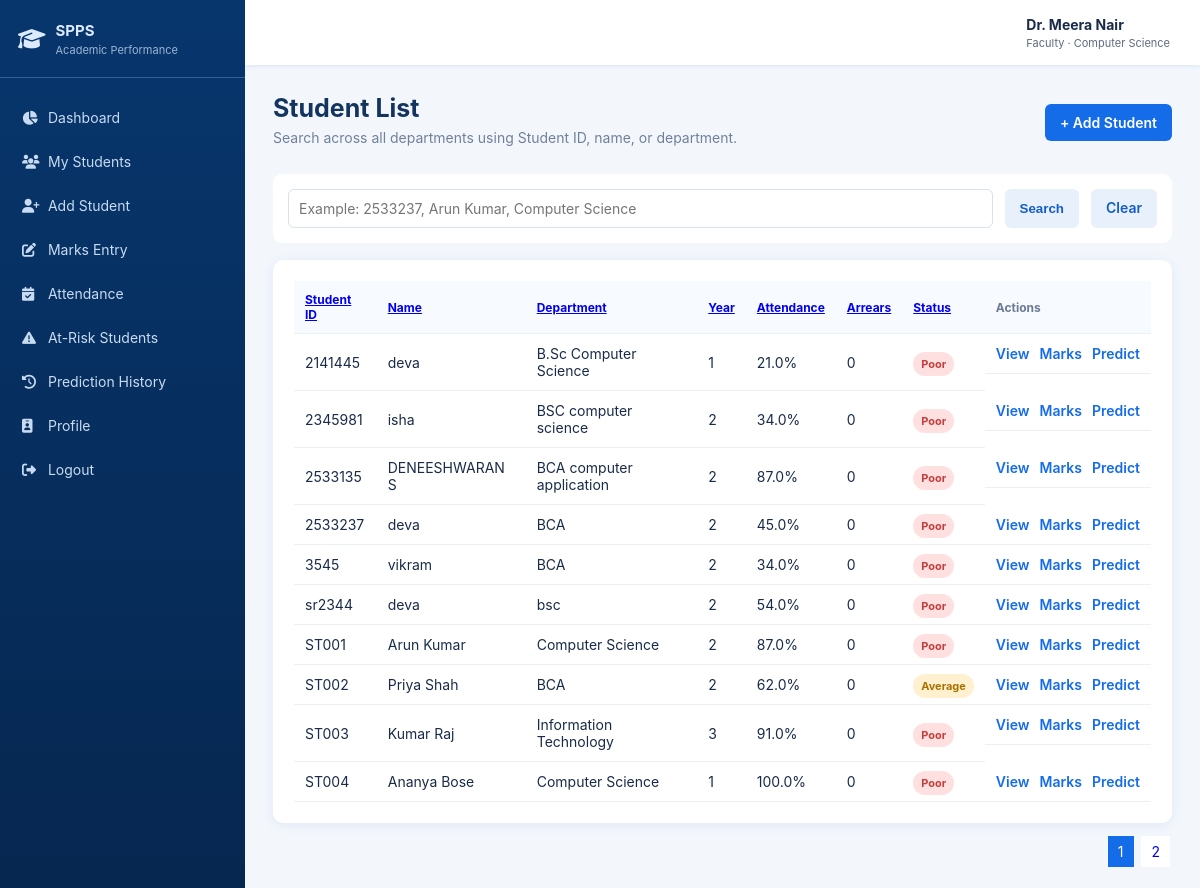
The app's page /students (signed in) with its own data.
### models.py (models this page shows, shortened)
class User(db.Model):
    id = db.Column(db.Integer, primary_key=True)
    username = db.Column(db.String(80), nullable=False, unique=True)
    email = db.Column(db.String(120), nullable=False, unique=True)
    password_hash = db.Column(db.String(255), nullable=False)
    role = db.Column(db.String(30), nullable=False, default='faculty')
    department = db.Column(db.String(80))
    phone = db.Column(db.String(20))
    status = db.Column(db.String(20), default='active')
    password_change_required = db.Column(db.Boolean, default=False)
    otp_hash = db.Column(db.String(255))
    otp_expires_at = db.Column(db.DateTime)
    created_at = db.Column(db.DateTime, default=datetime.utcnow)
    faculty = db.relationship('Faculty', backref='user', uselist=False, cascade='all, delete-orphan')

class Faculty(db.Model):
    id = db.Column(db.Integer, primary_key=True)
    user_id = db.Column(db.Integer, db.ForeignKey('user.id'), unique=True, nullable=False)
    faculty_id = db.Column(db.String(30), unique=True, nullable=False)
    name = db.Column(db.String(100), nullable=False)
    department = db.Column(db.String(80), nullable=False)

class Student(db.Model):
    id = db.Column(db.Integer, primary_key=True)
    student_id = db.Column(db.String(30), nullable=False, unique=True)
    name = db.Column(db.String(120), nullable=False)
    gender = db.Column(db.String(20))
    date_of_birth = db.Column(db.Date)
    department = db.Column(db.String(80), nullable=False)
    year = db.Column(db.Integer, nullable=False)
    semester = db.Column(db.Integer, nullable=False)
    email = db.Column(db.String(120))
    phone = db.Column(db.String(25))
    address = db.Column(db.Text)
    discipline = db.Column(db.String(20), default='Good')
    arrears = db.Column(db.Integer, default=0, nullable=False)
    attendance = db.Column(db.Float, default=0)
    previous_gpa = db.Column(db.Float, default=0)
    assignment_score = db.Column(db.Float, default=0)
    internal_mark = db.Column(db.Float, default=0)
    study_hours = db.Column(db.Float, default=0)
    previous_semester_mark = db.Column(db.Float, default=0)
    practical_mark = db.Column(db.Float, default=0)
    participation_score = db.Column(db.Float, default=0)
    backlogs = db.Column(db.Integer, default=0)
    assigned_faculty_id = db.Column(db.Integer, db.ForeignKey('faculty.id'))
    created_at = db.Column(db.DateTime, default=datetime.utcnow)
    updated_at = db.Column(db.DateTime, default=datetime.utcnow, onupdate=datetime.utcnow)
    predictions = db.relationship('Prediction', backref='student', lazy=True, cascade='all, delete-orphan')
    mark_records = db.relationship('MarkRecord', backref='student', lazy=True, cascade='all, delete-orphan')
    attendance_records = db.relationship('AttendanceRecord', backref='student', lazy=True, cascade='all, delete-orphan')

class MarkRecord(db.Model):
    id = db.Column(db.Integer, primary_key=True)
    student_id = db.Column(db.Integer, db.ForeignKey('student.id'), nullable=False)
    course_id = db.Column(db.Integer, db.ForeignKey('course.id'))
    subject_name = db.Column(db.String(120))
    subject_code = db.Column(db.String(30))
    assessment = db.Column(db.String(60), nullable=False)
    score = db.Column(db.Float, nullable=False)
    maximum_score = db.Column(db.Float, nullable=False, default=100)
    pass_mark = db.Column(db.Float, nullable=False, default=35)
    discipline = db.Column(db.String(20), default='Good')
    recorded_by = db.Column(db.Integer, db.ForeignKey('user.id'), nullable=False)
    created_at = db.Column(db.DateTime, default=datetime.utcnow)
    course = db.relationship('Course', backref='marks')
    @property
    def percentage(self):
        return round((self.score / self.maximum_score) * 100, 2) if self.maximum_score else 0

### app.py (the view)
@app.route('/students')
@guard('admin', 'faculty')
def students():
    q = scoped_students()
    search = request.args.get('q', '').strip()
    sort = request.args.get('sort', 'student_id')
    direction = request.args.get('direction', 'asc')
    if search:
        q = q.filter(
            (Student.student_id.ilike(f'%{search}%')) |
            (Student.name.ilike(f'%{search}%')) |
            (Student.department.ilike(f'%{search}%'))
        )
    rows = q.all()
    sort_map = {
        'student_id': lambda s: s.student_id.lower(),
        'name': lambda s: s.name.lower(),
        'department': lambda s: s.department.lower(),
        'year': lambda s: s.year,
        'attendance': lambda s: s.attendance,
        'status': lambda s: performance_percent(s),
        'arrears': lambda s: s.arrears,
    }
    rows.sort(key=sort_map.get(sort, sort_map['student_id']), reverse=(direction == 'desc'))
    page = max(int(request.args.get('page', 1)), 1)
    per_page = 10
    pages = max(1, (len(rows) + per_page - 1) // per_page)
    page = min(page, pages)
    return render_template(
        'students.html',
        students=rows[(page - 1) * per_page:page * per_page],
        page=page, pages=pages,
        status_label=status_label, performance_percent=performance_percent
    )

### app.py (called while the page is built)
def performance_percent(student):
    records = MarkRecord.query.filter_by(student_id=student.id).all()
    if not records:
        return 0.0
    return round(sum(r.percentage for r in records) / len(records), 1)

def performance_category(percent):
    thresholds = app.config['PERFORMANCE_THRESHOLDS']
    if percent >= thresholds['good']:
        return 'Excellent'
    if percent >= thresholds['average']:
        return 'Good'
    if percent >= thresholds['poor']:
        return 'Average'
    return 'Poor'

def status_label(student):
    return performance_category(performance_percent(student))

def current_user():
    return db.session.get(User, session.get('user_id')) if session.get('user_id') else None

def guard(*roles):
    def deco(fn):
        from functools import wraps
        @wraps(fn)
        def wrapped(*args, **kwargs):
            u = current_user()
            if not u:
                return redirect(url_for('login'))
            if roles and u.role not in roles:
                abort(403)
            return fn(*args, **kwargs)
        return wrapped
    return deco

def scoped_students():
    return Student.query

@app.before_request
def csrf_protection():
    if request.method == 'POST' and request.form.get('_csrf_token') != session.get('_csrf_token'):
        abort(403)

@app.context_processor
def inject():
    if '_csrf_token' not in session:
        session['_csrf_token'] = secrets.token_urlsafe(32)
    return {
        'user': current_user(),
        'now': datetime.now(),
        'csrf_token': session['_csrf_token'],
        'assessment_defaults': app.config['ASSESSMENT_DEFAULTS'],
        'config': app.config,
    }

### templates/students.html (shortened to what this page needs)
{% extends 'base.html' %}
{% block content %}
<div class="page-head">
  <div><h1>Student List</h1><p>Search across all departments using Student ID, name, or department.</p></div>
  <a class="primary" href="{{url_for('student_form')}}">+ Add Student</a>
</div>
<form class="filters" method="get">
  <input name="q" value="{{request.args.get('q','')}}" placeholder="Example: 2533237, Arun Kumar, Computer Science">
  <button>Search</button>
  <a class="button secondary" href="{{url_for('students')}}">Clear</a>
</form>
<div class="card table-wrap">
<table>
<tr>
  {% for key,label in [('student_id','Student ID'),('name','Name'),('department','Department'),('year','Year'),('attendance','Attendance'),('arrears','Arrears'),('status','Status')] %}
  <th><a href="?q={{request.args.get('q','')}}&sort={{key}}&direction={{'desc' if request.args.get('sort')==key and request.args.get('direction')!='desc' else 'asc'}}">{{label}}</a></th>
  {% endfor %}
  <th>Actions</th>
</tr>
{% for s in students %}
<tr>
  <td>{{s.student_id}}</td><td>{{s.name}}</td><td>{{s.department}}</td><td>{{s.year}}</td><td>{{s.attendance}}%</td><td>{{s.arrears}}</td>
  <td><span class="badge {{ 'low' if status_label(s)=='Excellent' else 'medium' if status_label(s) in ['Good','Average'] else 'high' }}">{{status_label(s)}}</span></td>
  <td class="actions">
    <a href="{{url_for('student_profile',id=s.id)}}">View</a><a href="{{url_for('marks_entry')}}">Marks</a><a href="{{url_for('prediction',id=s.id)}}">Predict</a>
  </td>
</tr>
{% else %}<tr><td colspan="8">No students match this search.</td></tr>{% endfor %}
</table>
</div>
<div class="pagination">
{% for p in range(1,pages+1) %}
<a class="{{'active' if p==page}}" href="?q={{request.args.get('q','')}}&sort={{request.args.get('sort','student_id')}}&direction={{request.args.get('direction','asc')}}&page={{p}}">{{p}}</a>
{% endfor %}
</div>
{% endblock %}

### templates/base.html (shortened to what this page needs)
<!doctype html>
<html lang="en">
<head>
<link rel="stylesheet" href="https://cdnjs.cloudflare.com/ajax/libs/font-awesome/6.7.2/css/all.min.css">
<link rel="stylesheet" href="{{ url_for('static',filename='css/style.css') }}">
</head>
<body>
{% if user %}
<aside>
  <div class="brand">
    <i class="fa-solid fa-graduation-cap"></i>
    <span>SPPS<small>Academic Performance</small></span>
  </div>
  <nav>
    <a href="{{url_for('dashboard')}}"><i class="fa fa-chart-pie"></i> Dashboard</a>
    <a href="{{url_for('students')}}"><i class="fa fa-users"></i> {{ 'My Students' if user.role=='faculty' else 'Students' }}</a>
    <a href="{{url_for('student_form')}}"><i class="fa fa-user-plus"></i> Add Student</a>
    <a href="{{url_for('marks_entry')}}"><i class="fa fa-pen-to-square"></i> Marks Entry</a>
    <a href="{{url_for('attendance_entry')}}"><i class="fa fa-calendar-check"></i> Attendance</a>
    <a href="{{url_for('at_risk')}}"><i class="fa fa-triangle-exclamation"></i> At-Risk Students</a>
    <a href="{{url_for('history')}}"><i class="fa fa-clock-rotate-left"></i> Prediction History</a>
    <a href="{{url_for('profile')}}"><i class="fa fa-id-badge"></i> Profile</a>
    <a href="{{url_for('logout')}}"><i class="fa fa-right-from-bracket"></i> Logout</a>
  </nav>
</aside>
<main>
<header>
  <div><b>{{ user.faculty.name if user.faculty else user.username }}</b><small>{{ user.role|title }} · {{ user.department or 'College' }}</small></div>
</header>
{% endif %}
<section class="content">
{% block content %}{% endblock %}
</section>
{% if user %}</main>{% endif %}
</body>
</html>

### static/css/style.css (style rules this page uses)
* { box-sizing:border-box }
body { margin:0;background:#f3f7fc;color:#1a2b49;font:14px Inter,Segoe UI,Arial,sans-serif }
aside { position:fixed;width:245px;inset:0 auto 0 0;background:linear-gradient(#07366d,#062750);color:#dbeaff;z-index:4 }
.brand { height:78px;padding:15px 18px;display:flex;align-items:center;gap:10px;border-bottom:1px solid #356294;font-size:22px }
.brand small,header small,table small { display:block;font-size:11px;font-weight:400;opacity:.7;margin-top:3px }
.brand span { font-weight:700;font-size:15px }
nav { padding:16px 10px }
nav a { display:block;color:#c9dbf1;text-decoration:none;padding:12px;border-radius:7px;margin:3px 0 }
nav i { width:22px }
main { margin-left:245px }
header { height:65px;background:#fff;box-shadow:0 1px 5px #dae4f1;display:flex;justify-content:flex-end;align-items:center;padding:0 30px }
.content { padding:28px;max-width:1600px;margin:auto }
.page-head,.profile-head { display:flex;justify-content:space-between;align-items:center;margin-bottom:22px }
.page-head h1,.profile-head h1 { margin:0;font-size:25px;color:#12345e }
.page-head p,.profile-head p { color:#71809a;margin:6px 0 }
.primary,.button,button { border:0;border-radius:6px;padding:10px 15px;cursor:pointer;text-decoration:none;display:inline-block;font-weight:600 }
.primary { background:#146ce8;color:white }
.secondary { background:#e8f0fc;color:#145cc6 }
.card { background:#fff;border-radius:10px;padding:21px;box-shadow:0 2px 12px #dfe8f4;margin-bottom:20px }
.table-wrap { overflow:auto }
table { width:100%;border-collapse:collapse }
th { text-align:left;color:#6a7a93;background:#f7faff;font-size:12px }
td,th { padding:11px;border-bottom:1px solid #eaf0f7 }
td a { color:#146ce8;text-decoration:none;font-weight:600 }
.actions { display:flex;align-items:center;gap:10px }
.badge { padding:5px 8px;border-radius:20px;font-size:11px;font-weight:bold }
.medium { background:#fff1cf;color:#aa7100 }
.high,.at { background:#ffe0e0;color:#c33f3f }
input,select { width:100%;padding:10px;border:1px solid #d7e1ef;border-radius:6px;margin-top:6px;font:inherit }
.filters { background:#fff;padding:15px;border-radius:9px;margin-bottom:17px;display:flex;gap:12px }
.filters input,.filters select { margin:0 }
.filters button { background:#e8f0fc;color:#145cc6 }
.pagination { text-align:right }
.pagination a { padding:7px 10px;background:#fff;margin:2px;text-decoration:none }
.pagination .active { background:#146ce8;color:#fff }

### records on screen
User: role "My Students", role "Faculty", department "Computer Science"
Faculty: faculty "Dr. Meera Nair"
Student: student_id "2141445", name "deva", department "B.Sc Computer Science", year "1", attendance "21.0", arrears "0", status_label "Poor"
Student: student_id "2345981", name "isha", department "BSC computer science", year "2", attendance "34.0", arrears "0", status_label "Poor"
Student: student_id "2533135", name "DENEESHWARAN S", department "BCA computer application", year "2", attendance "87.0", arrears "0", status_label "Poor"
Student: student_id "2533237", name "deva", department "BCA", year "2", attendance "45.0", arrears "0", status_label "Poor"
Student: student_id "3545", name "vikram", department "BCA", year "2", attendance "34.0", arrears "0", status_label "Poor"
Student: student_id "sr2344", name "deva", department "bsc", year "2", attendance "54.0", arrears "0", status_label "Poor"
Student: student_id "ST001", name "Arun Kumar", department "Computer Science", year "2", attendance "87.0", arrears "0", status_label "Poor"
Student: student_id "ST002", name "Priya Shah", department "BCA", year "2", attendance "62.0", arrears "0"
MarkRecord: maximum_score+score "Average"
Student: student_id "ST003", name "Kumar Raj", department "Information Technology", year "3", attendance "91.0", arrears "0", status_label "Poor"
Student: student_id "ST004", name "Ananya Bose", department "Computer Science", year "1", attendance "100.0", arrears "0", status_label "Poor"

### other values on screen
{{ label }} "Student ID" "Name" "Department" "Year" "Attendance" "Arrears" "Status"
{{ p }} "1" "2"
